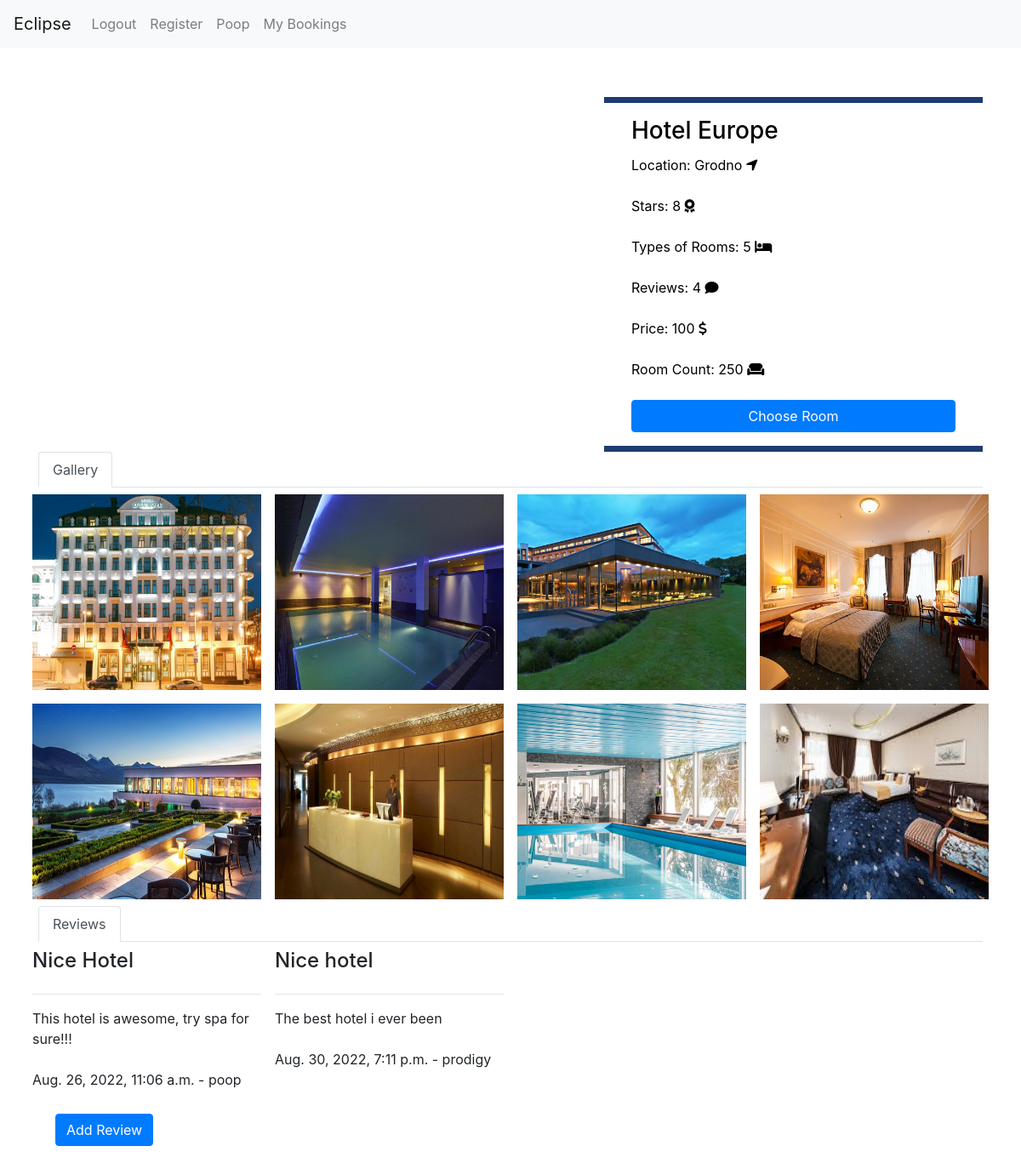
The page /hotel/1/ (signed in) on the database its author committed.
### agency/models.py (models this page shows, shortened)
class Hotel(models.Model):
    Cities = (
        ('Minsk', 'Minsk'),
        ('Brest', 'Brest'),
        ('Vitebsk', 'Vitebsk'),
        ('Mogilev', 'Mogilev'),
        ('Gomel', 'Gomel'),
        ('Grodno', 'Grodno'),
    )
    name = models.CharField(max_length=255)
    description = models.TextField()
    stars = models.IntegerField()
    location = models.CharField(max_length=10, choices=Cities)
    price = models.IntegerField(default=10)
    room_count = models.IntegerField(default=5)
    images = models.ImageField(upload_to="hotels/")

class HotelImage(models.Model):
    hotel = models.ForeignKey(Hotel, related_name="hotel_images", on_delete=models.CASCADE)
    images = models.ImageField(upload_to="images/")

class Review(models.Model):
    hotel = models.ForeignKey(Hotel, on_delete=models.CASCADE, related_name='reviews')
    name = models.CharField(max_length=255)
    body = models.TextField()
    date_add = models.DateTimeField(auto_now_add=True)
    user = models.ForeignKey(User, related_name="author", on_delete=models.CASCADE)

### agency/views.py (the view)
# urls.py: path('hotel/<int:pk>/', views.hotel_detail, name='hotel_detail'),
def hotel_detail(request, pk):
    hotel = get_object_or_404(Hotel, pk=pk)
    return render(request, 'agency/hotel_detail.html', {'hotel': hotel})

### agency/templates/agency/hotel_detail.html (shortened to what this page needs)
{% extends 'agency/base.html' %}
{% block content %}
  <nav class="navbar navbar-expand-lg justify-content-between navbar-dark" role="navigation">
  </nav>
  <div class="container">
    <div class="row mt-2 ">
      <div class="col-md-7 mt-text text-white align-self-center mb-2">
        <h1>Eclipse</h1>
      </div>
      <div class="col-md-5 col-md-push-1">
        <div class=" form-card">
          <h3>{{hotel.name}}</h3>
          <form action="#">
            <div class="row form-group">
              <div class="col-md-12">
                <label for="destination">Location: {{ hotel.location }}</label>
                <i class="fas fa-location-arrow"></i>
              </div>
            </div>
            <div class="row form-group">
              <div class="col-md-12">
                <label for="destination">Stars: {{ hotel.stars }}</label>
                <i class="fas fa-award"></i>
              </div>
            </div>
            <div class="row form-group">
              <div class="col-md-12">
                <label for="destination">Types of Rooms: 5</label>
                <i class="fas fa-bed"></i>
              </div>
            </div>
            <div class="row form-group">
              <div class="col-md-12">
                <label for="destination">Reviews: 4</label>
                <i class="	fas fa-comment"></i>
              </div>
            </div>
            <div class="row form-group">
              <div class="col-md-12">
                <label for="destination">Price: {{hotel.price}}</label>
                <i class="	fas fa-dollar-sign"></i>
              </div>
            </div>
            <div class="row form-group">
              <div class="col-md-12">
                <label for="destination">Room Count: {{hotel.room_count}}</label>
                <i class="	fas fa-couch"></i>
              </div>
            </div>
            {% if user.is_authenticated %}
            <div class="row form-group">
              <div class="col-md-12">
                <a class="btn btn-primary btn-block" href="{% url 'room_list' %}">Choose Room</a>
              </div>
            </div>
            {% endif %}
          </form>
        </div>
      </div>
    </div>
  </div>
<div class="section">
  <div class="container">
    <div class="row mb-3">
      <div class="col-sm-12">
        <ul class="nav nav-tabs" id="myTab" role="tablist">
          <li class="nav-item">
            <a class="nav-link active" id="top-cities-tab" data-toggle="tab" href="" role="tab" aria-controls="top-cities" aria-selected="true">Gallery</a>
          </li>
        </ul>
        <div class="tab-content" id="myTabContent">
          <div class="tab-pane fade show active" id="top-cities" role="tabpanel" aria-labelledby="top-cities-tab">
            <section class="row">
              {% for image in hotel.hotel_images.all %}
              <article class="col-lg-3 col-md-4 col-sm-6 p-2">
                <div class="card hotel-card">
                  <img class="card-img-top" src="{{image.images.url}}" alt="Card image cap">
                </div>
              </article>
              {% endfor %}
            </section>
          </div>
          <ul class="nav nav-tabs" id="myTab" role="tablist">
            <li class="nav-item">
            <a class="nav-link active" id="top-cities-tab" data-toggle="tab" href="" role="tab" aria-controls="top-cities" aria-selected="true">Reviews</a>
            </li>
          </ul>
          <section class="row">
            {% for review in hotel.reviews.all %}
              <article class="col-lg-3 col-md-4 col-sm-6 p-2">
                <div class="card hotel-card">
                  <h4>{{ review.name }}</h4>
                  <hr>
                  {{ review.body }}
                  {{review.date_add}} - {{review.user}}
                </div>
              </article>
              {% endfor %}
            </section>
          {% if user.is_authenticated %}
          <div class="card-body">
              <div class="">
                <a href="{% url 'add_review' hotel.pk %}">
                  <span class="btn btn-primary">Add Review</span>
                </a>
              </div>
          </div>
          {% endif %}
        </div>
      </div>
    </div>
  </div>
</div>
{% endblock %}

### agency/templates/agency/navbar.html (shortened to what this page needs)
<nav class="navbar navbar-expand-lg navbar-light bg-light">
  <a class="navbar-brand" href="/ ">Eclipse</a>
  <div class="collapse navbar-collapse" id="navbarNav">
    <ul class="navbar-nav">
      {% if user.is_authenticated %}
      <li class="nav-item">
        <a class="nav-link" href="{% url 'logout' %}">Logout</a>
      </li>
      {% else %}
      <li class="nav-item">
        <a class="nav-link" href="{% url 'login' %}">Login</a>
      </li>
      {% endif %}
      <li class="nav-item">
        <a class="nav-link" href="{% url 'register_user' %}">Register</a>
      </li>
        {% if user.is_authenticated %}
      <li class="nav-item">
        <a class="nav-link" href="{% url 'user_page' %}">{{user.username|title}}</a>
      </li>
      <li class="nav-item">
        <a class="nav-link" href="{% url 'booking_list' %}">My Bookings</a>
      </li>
      {% endif %}
    </ul>
  </div>
</nav>

### agency/static/css/test.css (style rules this page uses)
body { font-family: "Lato", Arial, sans-serif; font-weight: 400; font-size: 16px; line-height: 1.7; background-image: url(https://wallpapercave.com/wp/wp4803756.jpg); background-size: cover; background-position: center; color: #777; }
nav { margin-bottom: 1rem; }
nav a { color: white; -webkit-transition: 0.5s; -o-transition: 0.5s; transition: 0.5s; }
.form-card { background: #fff; border-bottom: 7px solid #1e3c72; border-top: 7px solid #1e3c72; color: black; padding: 0 2rem; }
.form-card h3 { color: #000; padding: 1rem 0 0.1rem 0; }
.hotel-card { border: none !important; }
.hotel-card .card-img-top { border-radius: 0px; height: 230px; }
#process h2, h3 { border-bottom: 2px solid #fff; color: #fff; margin: 1rem 0; padding: 0 0 1rem 0; }

### rows shown on the page
Hotel: name "Hotel Europe", location "Grodno", stars "8", price "100", room_count "250"
HotelImage: images (picture)
HotelImage: images (picture)
HotelImage: images (picture)
HotelImage: images (picture)
HotelImage: images (picture)
HotelImage: images (picture)
HotelImage: images (picture)
HotelImage: images (picture)
Review: name "Nice Hotel", body "This hotel is awesome, try spa for sure!!!", date_add "Aug. 26, 2022, 11:06 a.m.", user "poop"
Review: name "Nice hotel", body "The best hotel i ever been", date_add "Aug. 30, 2022, 7:11 p.m.", user "prodigy"

### other values the page prints
{{ user.username|title }} "Poop"
